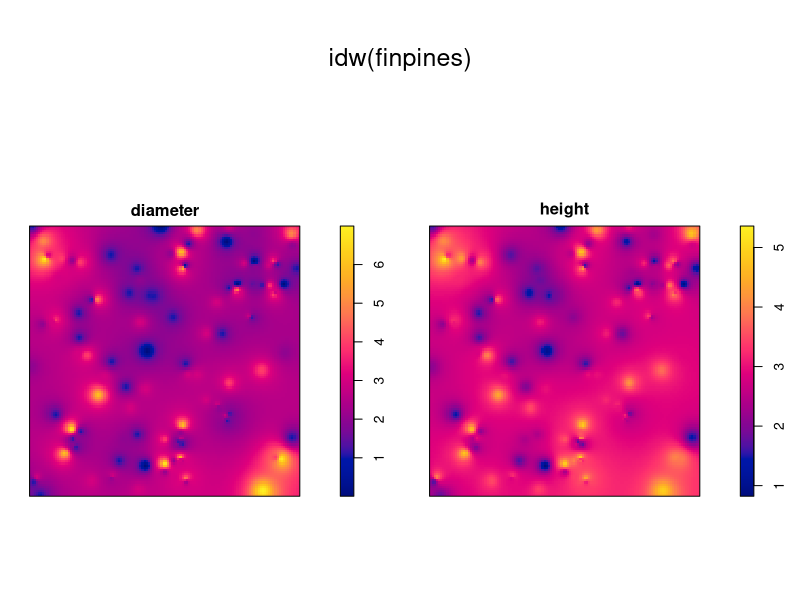

R code for this plot:
library(spatstat)


### Name: idw
### Title: Inverse-distance weighted smoothing of observations at irregular
###   points
### Aliases: idw
### Keywords: spatial methods smooth

### ** Examples

   # data frame of marks: trees marked by diameter and height
   data(finpines)
   plot(idw(finpines))
   idw(finpines, at="points")[1:5,]
